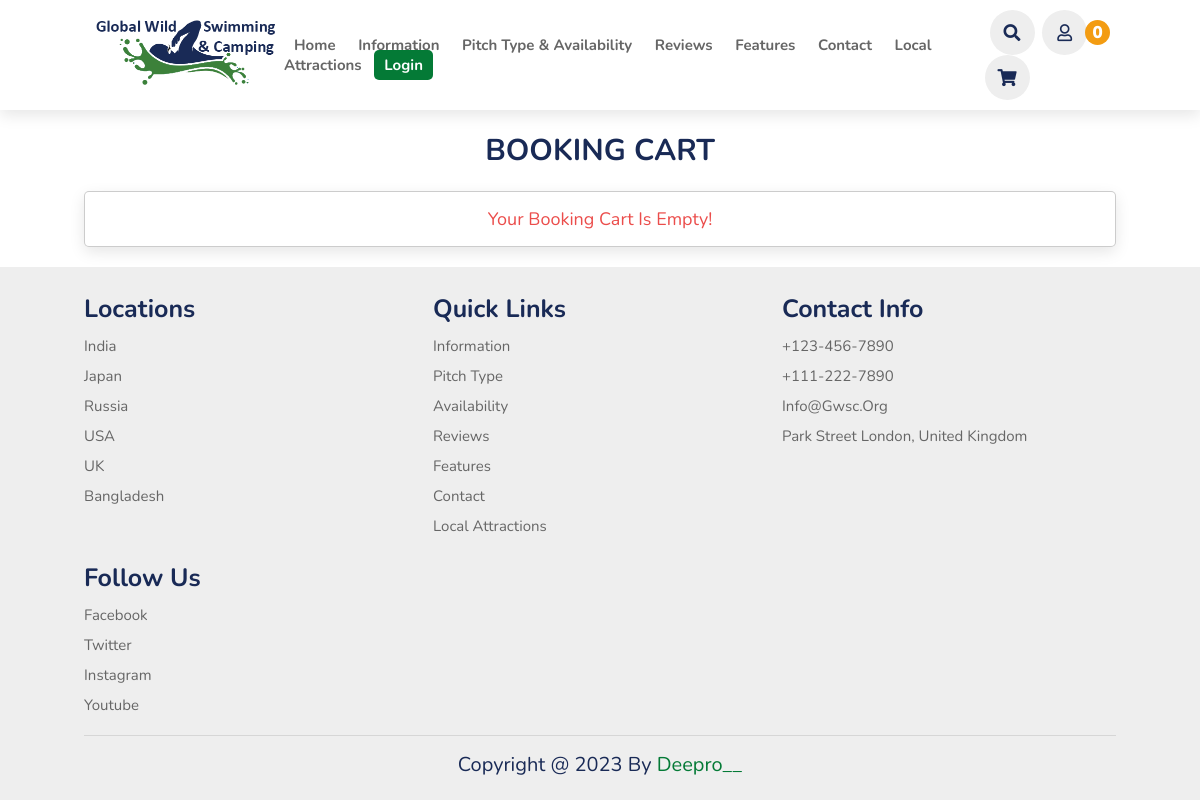
Before: /booking_cart.php (signed in) with the older database file.
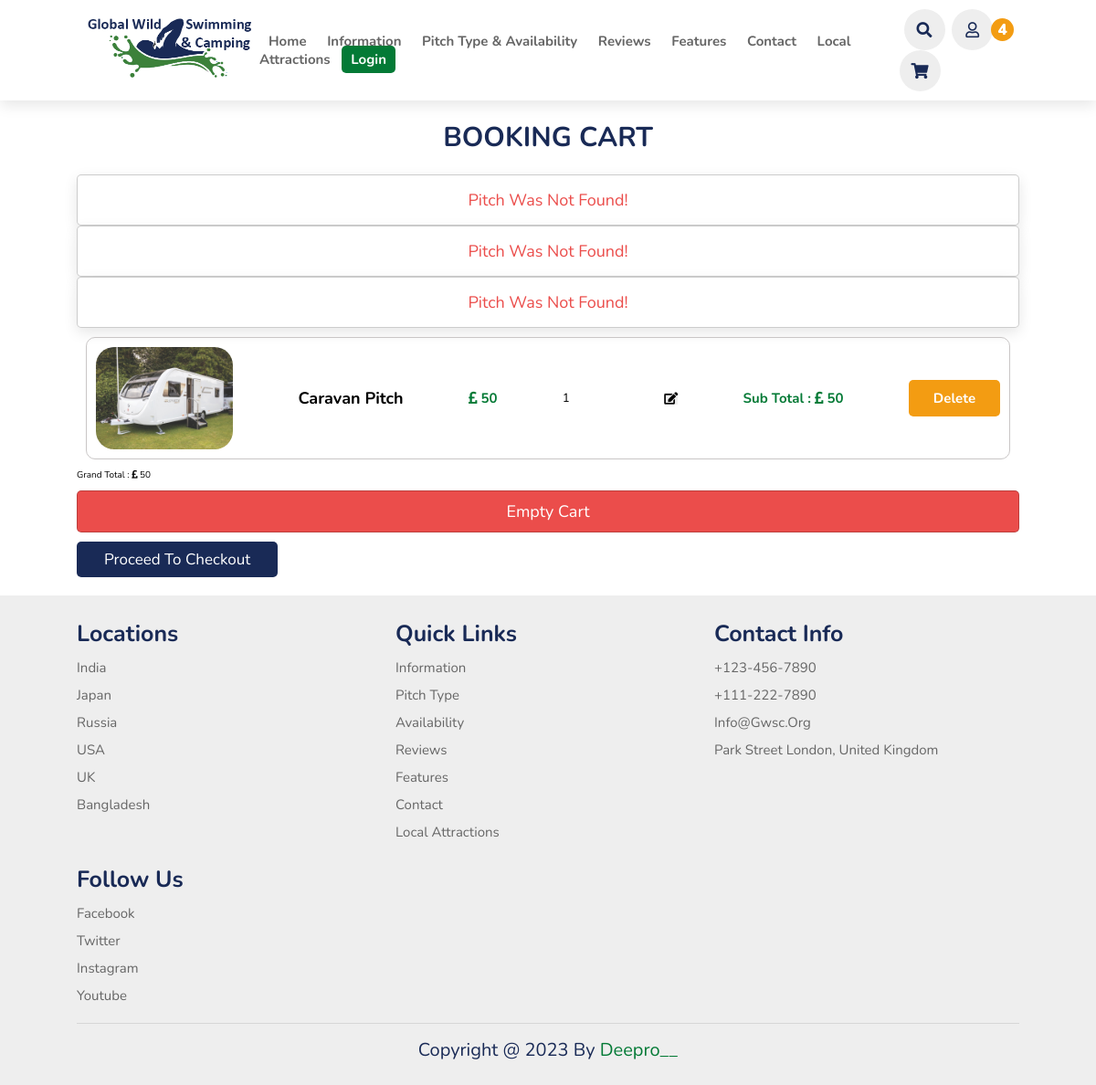
After: the same page with the newer database file.
### tables this page shows
CREATE TABLE `booking` (
  `id` varchar(20) NOT NULL,
  `user_id` varchar(20) NOT NULL,
  `pitch_id` varchar(20) NOT NULL,
  `price` varchar(10) NOT NULL,
  `qty` varchar(2) NOT NULL DEFAULT '1'
);

CREATE TABLE `pitch` (
  `id` varchar(20) NOT NULL,
  `name` varchar(50) NOT NULL,
  `price` varchar(10) NOT NULL,
  `image` varchar(50) NOT NULL
);

### booking_cart.php (the view, shortened to what this page needs)
<?php
include 'components/config.php';
if (isset($_COOKIE['user_id'])) {
    $user_id = $_COOKIE['user_id'];
} else {
    setcookie('user_id', create_unique_id(), time() + 60 * 60 * 24 * 30);
}
?>
<!DOCTYPE html>
<html lang="en">
<head>
    <link rel="stylesheet" href="https://cdn.jsdelivr.net/npm/swiper@8/swiper-bundle.min.css" />
    <link rel="stylesheet" href="https://cdnjs.cloudflare.com/ajax/libs/font-awesome/5.15.3/css/all.min.css" />
    <link rel="stylesheet" href="css/style.css">
</head>
<body>
    <?php include 'components/header.php'; ?>
    <section id="booking-cart">
        <div class="booking-cart">
            <h1 class="heading">Booking cart</h1>
            <div class="box-container">
                <?php
                $grand_total = 0;
                $select_cart = $conn->prepare("SELECT * FROM `booking` WHERE user_id = ?");
                $select_cart->execute([$user_id]);
                if ($select_cart->rowCount() > 0) {
                    while ($fetch_cart = $select_cart->fetch(PDO::FETCH_ASSOC)) {
                        $select_pitchs = $conn->prepare("SELECT * FROM `pitch` WHERE id = ?");
                        $select_pitchs->execute([$fetch_cart['pitch_id']]);
                        if ($select_pitchs->rowCount() > 0) {
                            $fetch_pitch = $select_pitchs->fetch(PDO::FETCH_ASSOC);
                ?>
                            <form action="" method="POST" class="box">
                                <img src="uploaded_files_pitch/<?= $fetch_pitch['image']; ?>" class="image" alt="">
                                <h3 class="name"><?= $fetch_pitch['name']; ?></h3>
                                <p class="price"><i class="fas fa-pound-sign"></i> <?= $fetch_cart['price']; ?></p>
                                <input type="number" name="qty" required min="1" value="<?= $fetch_cart['qty']; ?>" max="99" maxlength="2" class="qty">
                                <button type="submit" name="update_cart" class="fas fa-edit">
                                </button>
                                <p class="sub-total">sub total : <span><i class="fas fa-pound-sign"></i> <?= $sub_total = ($fetch_cart['qty'] * $fetch_cart['price']); ?></span></p>
                                <input type="submit" value="delete" name="delete_item" class="btn-booking-delete" onclick="return confirm('delete this item?');">
                            </form>
                <?php
                            $grand_total += $sub_total;
                        } else {
                            echo '<p class="empty">pitch was not found!</p>';
                        }
                    }
                } else {
                    echo '<p class="empty">your booking cart is empty!</p>';
                }
                ?>
            </div>
            <div>
                <?php if ($grand_total != 0) { ?>
                    <div class="cart-total">
                        <p>grand total : <span><i class="fas fa-pound-sign"></i> <?= $grand_total; ?></span></p>
                        <div class="cart-total-btn-sec">
                            <form action="" method="POST">
                                <input type="submit" value="empty cart" name="empty_cart" class="delete-btn" onclick="return confirm('empty your cart?');">
                            </form>
                            <a href="confirm_booking.php" class="btn">proceed to checkout</a>
                        </div>
                    </div>
                <?php } ?>
            </div>
    </section>
    <?php include 'components/footer.php'; ?>
</body>
</html>

### components/header.php (shortened to what this page needs)
<header>
    <a href="#" class="logo"><img src="images/logo.png" alt=""></a>
    <nav class="navbar">
        <a href="index.php">home</a>
        <a href="information.php">information</a>
        <a href="pitch.php">pitch type & availability</a>
        <a href="review.php">reviews</a>
        <a href="feature.php">features</a>
        <a href="contact.php">contact</a>
        <a href="localattractions.php">local attractions</a>
        <a class="active" href="login.php">Login</a>
    </nav>
    <div class="icons">
        <i class="fas fa-search" id="search-icons"></i>
        <?php
        if ($user_id != '') {
        ?>
            <div id="user-btn" class="far fa-user"></div>
            <?php
            $count_cart_items = $conn->prepare("SELECT * FROM `booking` WHERE user_id = ?");
            $count_cart_items->execute([$user_id]);
            $total_cart_items = $count_cart_items->rowCount();
            ?>
            <a href="booking_cart.php" class="fas fa-shopping-cart"><span><?= $total_cart_items; ?></span></a>
        <?php }; ?>
    </div>
</header>

### components/footer.php
<section class="footer">
        <div class="box-container">
            <div class="box">
                <h3>locations</h3>
                <a href="#">india</a>
                <a href="#">japan</a>
                <a href="#">russia</a>
                <a href="#">USA</a>
                <a href="#">UK</a>
                <a href="#">Bangladesh</a>
            </div>
            <div class="box">
                <h3>Quick Links</h3>
                <a href="#">information</a>
                <a href="#">pitch Type</a>
                <a href="#">Availability</a>
                <a href="#">Reviews</a>
                <a href="#">Features</a>
                <a href="#">Contact</a>
                <a href="#">Local Attractions</a>
            </div>
            <div class="box">
                <h3>Contact Info</h3>
                <a href="#">+123-456-7890</a>
                <a href="#">+111-222-7890</a>
                <a href="#">info@gwsc.org</a>
                <a href="#">Park Street London, United kingdom</a>
            </div>
            <div class="box">
                <h3>follow us</h3>
                <a href="#">facebook</a>
                <a href="#">twitter</a>
                <a href="#">instagram</a>
                <a href="#">youtube</a>
            </div>
        </div>
        <div class="credit">copyright @ 2023 by <span>deepro__</span></div>
    </section>

### css/style.css (style rules this page uses)
:root { --green: #047a36; --black: #192a56; --red: #eb4d4b; --orange: #f39c12; --light-color: #666; --gray-color: #c9c6c6; --box-shadow: 0 .5rem 1.5rem rgba(0, 0, 0, .1); --green-gradient: rgb(6, 129, 57); --white: #fff; --border: .1rem solid rgba(0, 0, 0, .2); }
* { font-family: 'Nunito', sans-serif; margin: 0; padding: 0; box-sizing: border-box; text-decoration: none; outline: none; border: none; text-transform: capitalize; transition: all .2s linear; }
html { font-size: 62.5%; overflow-x: hidden; scroll-padding-top: 5.5rem; scroll-behavior: smooth; }
section { padding: 2rem 7%; }
.heading { text-align: center; color: var(--black); font-size: 3rem; padding-bottom: 2rem; text-transform: uppercase; }
.btn { margin-top: 1rem; display: inline-block; font-size: 1.7rem; color: #fff; background: var(--black); border-radius: .5rem; cursor: pointer; padding: .8rem 3rem; }
.delete-btn, .option-btn { display: block; width: 100%; }
.delete-btn, .option-btn, .inline-btn, .inline-delete-btn, .inline-option-btn { margin-top: 1rem; text-align: center; padding: 1rem 3rem; font-size: 1.8rem; border-radius: .5rem; border: var(--border); color: var(--white); cursor: pointer; text-transform: capitalize; }
.delete-btn, .inline-delete-btn { background-color: var(--red); }
.empty { background-color: var(--white); border-radius: .5rem; border: var(--border); padding: 1.5rem; font-size: 1.8rem; color: var(--red); text-align: center; width: 100%; box-shadow: var(--box-shadow); }
header { position: fixed; top: 0; left: 0; right: 0; background: #fff; padding: 1rem 7%; display: flex; align-items: center; justify-content: space-between; z-index: 1000; box-shadow: var(--box-shadow); }
header .logo { color: var(--black); font-size: 2.5rem; font-weight: bolder; }
header .logo img { width: 200px; }
header .navbar a { font-size: 1.8rem; font-weight: bold; border-radius: .5rem; padding: .5rem 1rem; color: var(--light-color); }
header .navbar a.active, header .navbar a:hover { color: #fff; background: var(--green); }
header .icons i, header .icons a { cursor: pointer; margin-left: .5rem; height: 4.5rem; line-height: 4.5rem; width: 4.5rem; text-align: center; font-size: 1.7rem; color: var(--black); border-radius: 50%; background: #eee; }
header .icons .fa-shopping-cart { margin: 0; transform: unset; }
header .icons a span { position: absolute; top: 20px; right: 130px; width: 25px; height: 25px; background: var(--orange); color: #ffffff; display: flex; justify-content: center; align-items: center; border-radius: 50%; }
#user-btn { cursor: pointer; margin-left: .5rem; height: 4.5rem; line-height: 4.5rem; width: 4.5rem; text-align: center; font-size: 1.7rem; color: var(--black); border-radius: 50%; background: #eee; }
section .booking-cart { padding-top: 11rem; }
.footer { background: #eee; }
.footer .box-container { display: grid; grid-template-columns: repeat(auto-fit, minmax(25rem, 1fr)); gap: 1.5rem; }
.footer .box-container .box h3 { padding: .5rem 0; font-size: 2.5rem; color: var(--black); }
.footer .box-container .box a { display: block; padding: .5rem 0; font-size: 1.5rem; color: var(--light-color); }
.footer .credit { text-align: center; border-top: .1rem solid rgba(0, 0, 0, .1); font-size: 2rem; color: var(--black); padding: .5rem; padding-top: 1.5rem; margin-top: 1.5rem; }
.footer .credit span { color: var(--green); }
.booking-cart .box-container form.box { padding: 1rem; border: 0.1rem solid var(--gray-color); margin: 1rem; border-radius: 1rem; align-items: center; justify-content: space-between; }
.booking-cart .box-container form { display: flex; }
.booking-cart .box-container img { width: 15rem; border-radius: 2rem; }
.booking-cart .box-container h3.name { font-size: 1.8rem; }
.booking-cart .box-container p.sub-total, .booking-cart .box-container p.price { font-size: 1.5rem; text-align: right; color: var(--green); font-weight: bold; }
.booking-cart .box-container input.btn-booking-delete { background: var(--orange); cursor: pointer; height: 4rem; width: 10rem; border-radius: 0.5rem; font-size: 1.5rem; font-weight: bold; color: var(--white); }
@media (max-width:1400px) { header .navbar a { font-size: 1.5rem; } }
@media (max-width:1400px) { header .icons a span { top: 20px; right: 90px; width: 25px; } }

Changed rows visible on the page:
added booking: shows "Pitch Was Not Found!"
added booking: shows "Pitch Was Not Found!"
added booking: shows "Pitch Was Not Found!"
added booking: pitch.image (picture), pitch.name "Caravan Pitch", price "50", qty "1", $sub_total=($fetch_cart['qty']*$fetch_cart['price']) "50"
Other visible differences:
$total_cart_items: "0" → "4"
$grand_total: (not shown) → "50"
form field empty_cart: (not shown) → "empty cart"
text no longer shown: "Your Booking Cart Is Empty!"
text now shown: "Grand Total : Proceed To Checkout"
